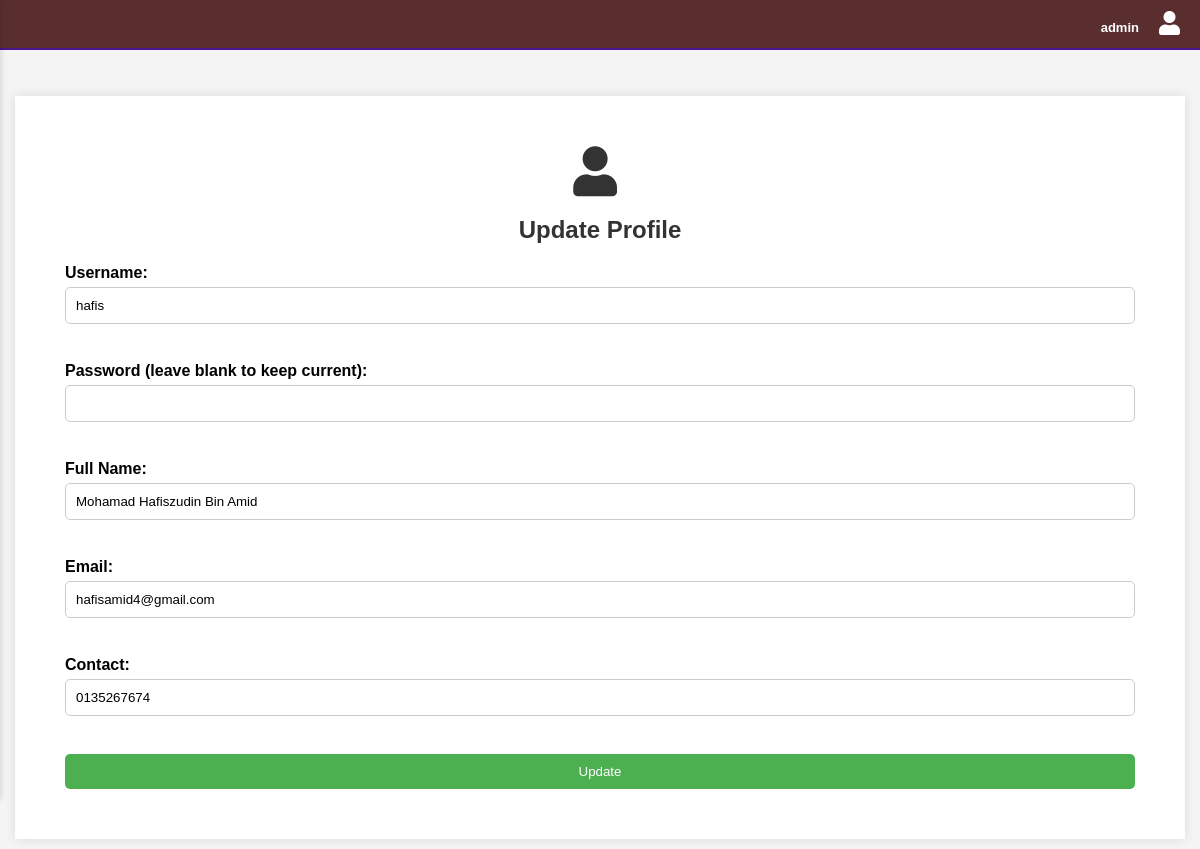
The app's page /profile2.php (signed in) with its own data.
### tables this page shows
CREATE TABLE `user` (
  `User_Id` int(11) NOT NULL,
  `Username` varchar(50) NOT NULL,
  `Password` varchar(100) NOT NULL,
  `Full_Name` varchar(100) DEFAULT NULL,
  `Email` varchar(100) DEFAULT NULL,
  `Contact` varchar(20) DEFAULT NULL,
  `User_Type` enum('admin','farmer','health manager','worker') NOT NULL
);

### profile2.php (the view, shortened to what this page needs)
<?php
include 'db.php';
$user_id = $_SESSION['user_id'];
$user_data = [];
$stmt = $conn->prepare("SELECT Username, Full_Name, Email, Contact FROM user WHERE User_Id = ?");
$stmt->bind_param("i", $user_id);
$stmt->execute();
$result = $stmt->get_result();
if ($result->num_rows > 0) {
    $user_data = $result->fetch_assoc();
}
?>
<!DOCTYPE html>
<html>
<head>
    <link rel="stylesheet" type="text/css" href="profilestyle.css">
    <link rel="stylesheet" href="https://cdnjs.cloudflare.com/ajax/libs/font-awesome/6.5.2/css/all.min.css">
</head>
<body>
    <div class="menu-toggle" onclick="toggleMenu()">
        <div class="bar"></div>
        <div class="bar"></div>
        <div class="bar"></div>
    </div>
    <?php include 'header.php'; ?>
    <br><br>
    <div class="container">
        <div class="icon-header">
            <i class="fas fa-user user-icon"></i>
        </div>
        <div class="icon-header">
            <h2>Update Profile</h2>
        </div>
        <form method="post" action="">
            <label for="username">Username:</label>
            <input type="text" name="username" value="<?php echo htmlspecialchars($user_data['Username']); ?>" required><br>
            <label for="password">Password (leave blank to keep current):</label>
            <input type="password" name="password"><br>
            <label for="full_name">Full Name:</label>
            <input type="text" name="full_name" value="<?php echo htmlspecialchars($user_data['Full_Name']); ?>" required><br>
            <label for="email">Email:</label>
            <input type="email" name="email" value="<?php echo htmlspecialchars($user_data['Email']); ?>" required><br>
            <label for="contact">Contact:</label>
            <input type="text" name="contact" value="<?php echo htmlspecialchars($user_data['Contact']); ?>" required><br>
            <input type="submit" value="Update">
        </form>
    </div>
</body>
</html>

### profilestyle.css (style rules this page uses)
body { font-family: Arial, sans-serif; margin: 0; padding: 0; background-color: #f4f4f4; transition: margin-left 0.3s; }
.container { padding: 50px; max-width: calc(90% - 10px); margin: 10px auto; background-color: #fff; box-shadow: 0 0 10px rgba(0, 0, 0, 0.1); border-radius: 0px; transition: margin-left 0.4s, max-width 0.4s; }
.icon-header { display: flex; align-items: center; justify-content: center; margin-bottom: 20px; }
.user-icon { font-size: 50px; margin-right: 10px; color: #333; }
h2 { color: #333; margin: 0; }
form { display: flex; flex-direction: column; }
label { font-weight: bold; margin-bottom: 5px; }
input[type="text"], input[type="password"], input[type="email"] { padding: 10px; margin-bottom: 20px; border: 1px solid #ccc; border-radius: 5px; }
input[type="submit"] { padding: 10px 20px; background-color: #4CAF50; color: white; border: none; border-radius: 5px; cursor: pointer; }
.menu-toggle { position: fixed; top: 20px; left: 20px; cursor: pointer; z-index: 1000; }
.menu-toggle .bar { width: 25px; height: 3px; background-color: #5A2E2E; margin: 4px 0; transition: 0.4s; }

### header.css (style rules this page uses)
body { font-family: Arial, sans-serif; margin: 0; padding: 0; }

### records on screen
user: username "hafis", full_name "Mohamad Hafiszudin Bin Amid", email "hafisamid4@gmail.com", contact "0135267674"

### other values on screen
$_SESSION['user_type'] "admin"
